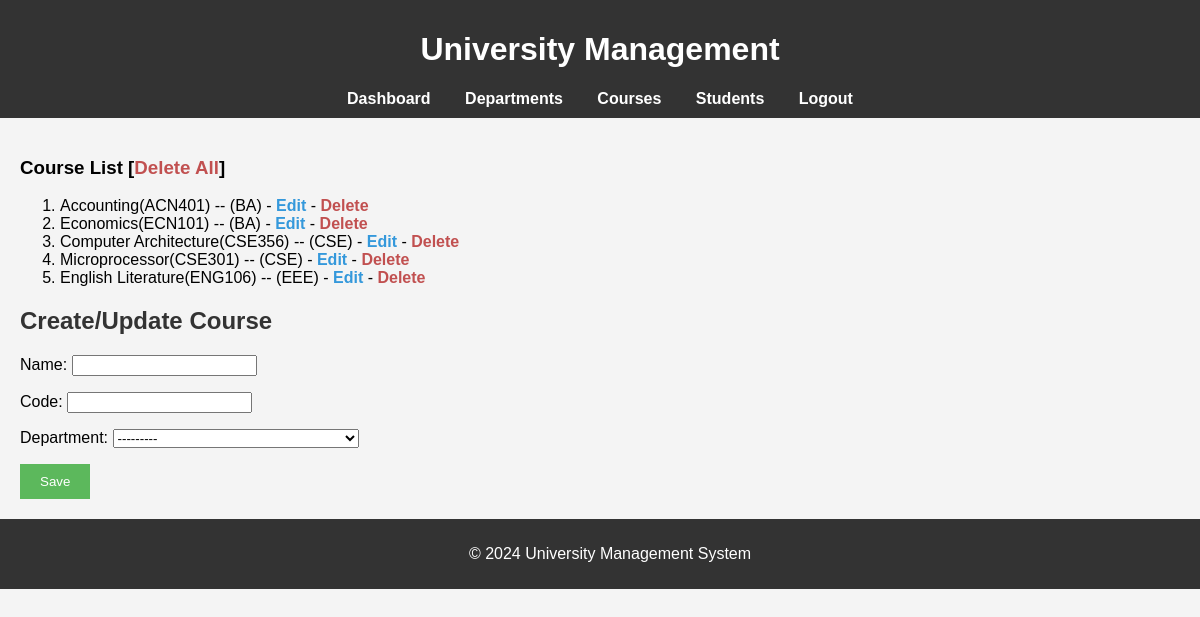
The app's page /courses/ (signed in), older data.
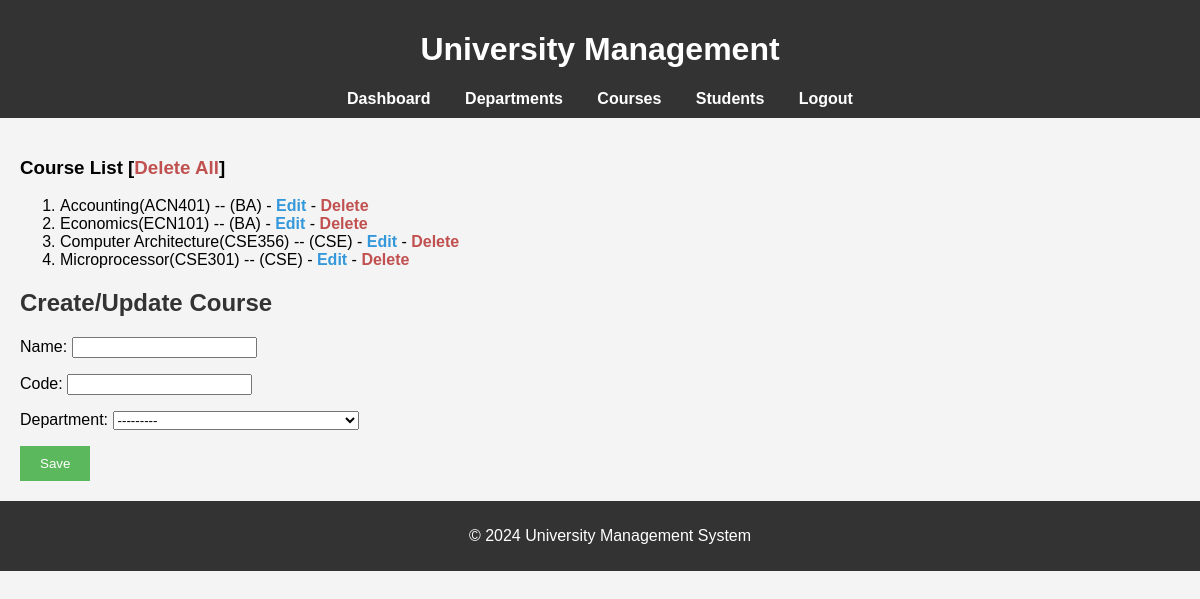
The same page, newer data.
### university/models.py (models this page shows, shortened)
class Courses(models.Model):
    name = models.CharField(max_length=50)
    code = models.CharField(max_length=10)
    department = models.ForeignKey(Departments, on_delete=models.CASCADE)
    class Meta:
        ordering = ["department", "name"]

class Departments(models.Model):
    name = models.CharField(max_length=50)
    code = models.CharField(max_length=5)
    def __str__(self):
        return self.name
    class Meta:
        ordering = ["name"]

### university/views.py (the view)
# urls.py: path("courses/", views.create_course, name="create_course"),
@login_required(login_url="login")
def create_course(request):
    if request.method == "POST":
        form = CourseForm(request.POST)
        if form.is_valid():
            form.save()
            return redirect("create_course")
    form = CourseForm()
    return render(request, "courses.html", {"form": form})

### university/forms.py
class CourseForm(forms.ModelForm):
    class Meta:
        model = Courses
        fields = "__all__"

### people/context_processor.py (called while the page is built)
def people_processor(request):
    students = Students.objects.all()
    teachers = Teachers.objects.all()
    return {
        "students" : students,
        "teachers" : teachers
    }

### university/context_processor.py (called while the page is built)
def university_processor(request):
    departments = Departments.objects.all()
    courses = Courses.objects.all()
    return {
        "departments" : departments,
        "courses" : courses,
    }

### templates/courses.html (shortened to what this page needs)
{% extends 'base.html' %}
{% block content %}
    <h3>Course List <span>[<a id="delete" href="{% url 'delete_all_course' %}">Delete All</a>]</span></h3>
    <ol>
        {% for course in courses %}
            <li>{{ course.name }}({{ course.code }}) -- ({{course.department.code}}) - <a href="{% url 'edit_course' course.id %}">Edit</a> - <a href="{% url 'delete_course' course.id %}" id="delete">Delete</a></li>
        {% endfor %}
    </ol>
<h2>Create/Update Course</h2>
<form method="POST">
    {{ form.as_p }}
    <button type="submit">Save</button>
</form>
{% endblock %}

Row changes from the older to the newer data that the page shows:
removed Courses: name "English Literature", code "ENG106", department.code "EEE"
